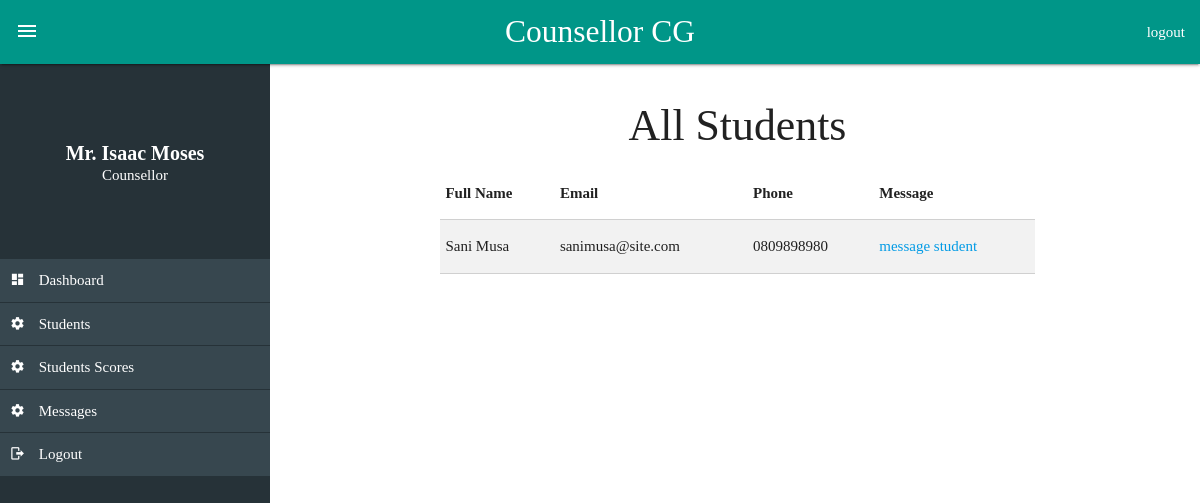
Page /counsellor/index.php?action=students (signed in) on the committed database.
### tables this page shows
CREATE TABLE `counselors` (
  `id` int(11) NOT NULL,
  `course_id` int(11) NOT NULL,
  `name` varchar(200) NOT NULL,
  `email` varchar(150) NOT NULL,
  `phone` varchar(20) NOT NULL,
  `password` varchar(255) NOT NULL
);

CREATE TABLE `students` (
  `id` int(10) NOT NULL,
  `fullname` varchar(255) NOT NULL,
  `email` varchar(200) NOT NULL,
  `phone` varchar(20) NOT NULL,
  `password` varchar(200) NOT NULL,
  `student_id` varchar(255) NOT NULL
);

### counsellor/includes/students.php (the view)
<section class="col s12 m8 offset-m2">
  <h3 class="center-align">All Students</h3>
	<table class="bordered striped">
    <thead>
      <tr>
          <th data-field="name">Full Name</th>
          <th data-field="name">Email</th>
          <th data-field="edit">Phone </th>
          <th data-field="edit">Message </th>
      </tr>
    </thead>
    <tbody>
      <?php
      	$sql = "SELECT * FROM `students` ORDER BY id DESC";
      	$run_sql = @mysqli_query($dbc, $sql);
      	while($course_row = mysqli_fetch_array($run_sql)){
      		$id = $course_row["id"];
      		$fullname = $course_row["fullname"];
          $email = $course_row["email"];
          $phone = $course_row["phone"];
      ?>
      <tr>
        <td><?php echo $fullname; ?></td>
        <td><?php echo $email; ?></td>
        <td><?php echo $phone; ?></td>
        <td><a href="index.php?action=read_reply&sender=<?php echo $id; ?>">message student</a></td>
      </tr>
    	<?php } ?>
    </tbody>
  </table>
</section>

### counsellor/index.php (shortened to what this page needs)
<?php
require_once '../connection.php';
  $email = $_SESSION['counsellor'];
?>
<!DOCTYPE html>
<html lang="en">
<head>
	<link href="../css/materialize.css" type="text/css" rel="stylesheet" media="screen,projection"/>
  <link href="../css/admin.css" type="text/css" rel="stylesheet" media="screen,projection"/>
  <link href="../css/materialdesignicons.min.css" media="all" rel="stylesheet" type="text/css" />
</head>
<body>
	<div class="navbar-fixed">
		<nav role="navigation" class="teal ">
			<div class="nav-wrapper">
				<a href="index.php" class="brand-logo center">Counsellor CG</a>
        <ul id="left">
          <li><a class="toggle"><i class="mdi mdi-menu"></i></a></li>
        </ul>
				<ul class="right ">
					<li><a href="logout.php">logout</a></li>
				</ul>
			</div>
		</nav>
	</div>
  <div class="row">
    <aside class=" blue-grey darken-4 hide-on-small-only" id="sidebar">
      <div class="valign-wrapper sidebar-header">
        <div class="row">
          <div class="col s12">
            <?php
              $sql = "SELECT * FROM `counselors` WHERE `email`='$email'";
              $query = @mysqli_query($dbc, $sql);
              while ($row = mysqli_fetch_array($query)) {
                $fullname = $row['name'];
            ?>
            <div class="white-text center-align">
              <h3 class="h3"><?php echo $fullname; ?></h3>
              <p>Counsellor</p>
            </div>
            <?php } ?>
          </div>
        </div>
      </div>
      <ul class="sidebar-nav">
        <li><a href="index.php"><i class="mdi mdi-view-dashboard"></i> Dashboard</a></li>
        <li><a href="index.php?action=students"><i class="mdi mdi-settings"></i> Students</a></li>
        <li><a href="index.php?action=students_scores"><i class="mdi mdi-settings"></i> Students Scores</a></li>
        <li><a href="index.php?action=messages"><i class="mdi mdi-settings"></i> Messages</a></li>
        <li><a href="logout.php"><i class="mdi mdi-logout"></i> Logout</a></li>
      </ul>
    </aside>
    <main id="main" class="section">
      <?php
        if(isset($_GET['action']) && $_GET['action'] === "students"){
          require_once 'includes/students.php';
        }else if(isset($_GET['action']) && $_GET['action'] === "my_account"){
          require_once 'includes/my_account.php';
        }else if(isset($_GET['action']) && $_GET['action'] === "students_scores"){
          require_once 'includes/students_scores.php';
        }else if(isset($_GET['action']) && $_GET['action'] === "messages"){
          require_once 'includes/messages.php';
        }else if(isset($_GET['action']) && $_GET['action'] === "read_reply"){
          require_once 'includes/read_reply.php';
        }
      ?>
    </main>
  </div>
</body>
</html>

### css/admin.css (style rules this page uses)
body { padding-top: 0; font-family: ubuntu; }
#sidebar { display: block; height: 100vh; position: fixed; width: 270px; z-index: 100; overflow-y: scroll; }
#main { margin-left: 275px; min-height: 100vh; }
.toggle { font-size: 20px; }
.sidebar-header { margin-top: 40px; height: 140px; padding: 15px; }
.sidebar-header h3.h3 { margin: 0; font-size: 20px; font-weight: bold }
.sidebar-header p { margin: 0; }
.sidebar-nav { padding-bottom: 55px; }
.sidebar-nav > li > a >i { margin-right: 10px; color: #ffffff; }
.sidebar-nav li a { margin-bottom: 1px; padding: 10px; display: block; background-color: #37474f; color: #fff; }

### rows in the picture
counselors: name "Mr. Isaac Moses"
students: fullname "Sani Musa", email "sanimusa@site.com", phone "0809898980"
